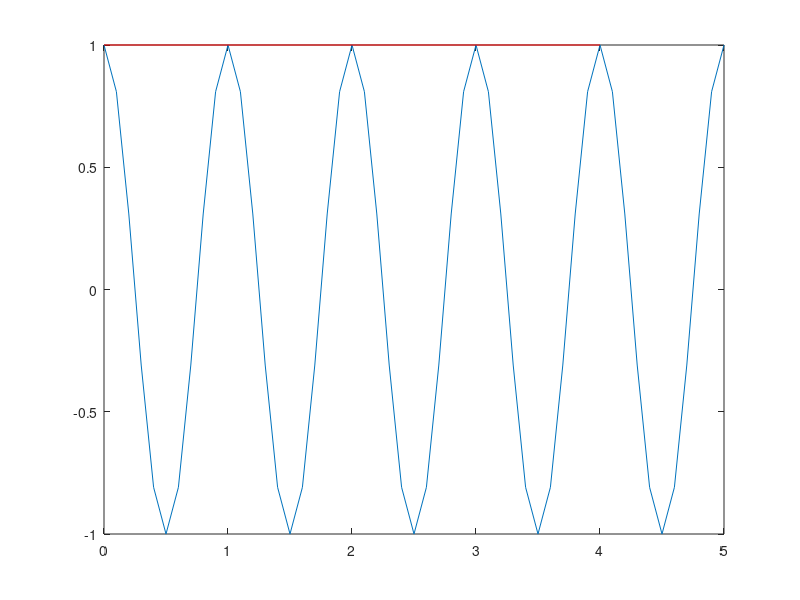

The MATLAB script that drew this image:
clear all;
close all;
clc

tmax = 5;
t = 0:0.1:tmax;
f = 1;

fs = 0.5;
tsamp = 0:1/fs:tmax;

xcont = cos(2*pi*f*t);
xsamp = cos(2*pi*f*tsamp);

figure;
plot(t,xcont)
hold on 
plot(tsamp, xsamp, 'r')